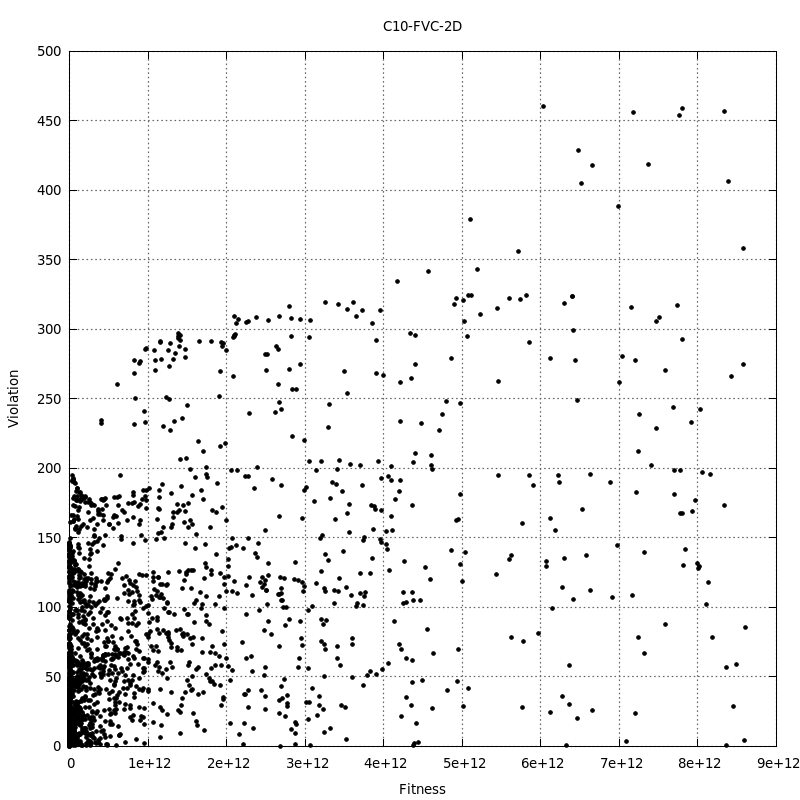

Reproduce this figure in gnuplot.
set terminal pngcairo size 800,800 enhanced font 'Verdana,10'
set output "2DFVC.png"
set title "C10-FVC-2D"
#
set xlabel "Fitness"
set ylabel "Violation"
set grid ytics lt 0 lw 2 lc rgb "#666666"
set grid xtics lt 0 lw 2 lc rgb "#666666"
#
plot "data/2DFVC.dat" using 1:2 title '' pt 7 ps 0.6 lt 0
